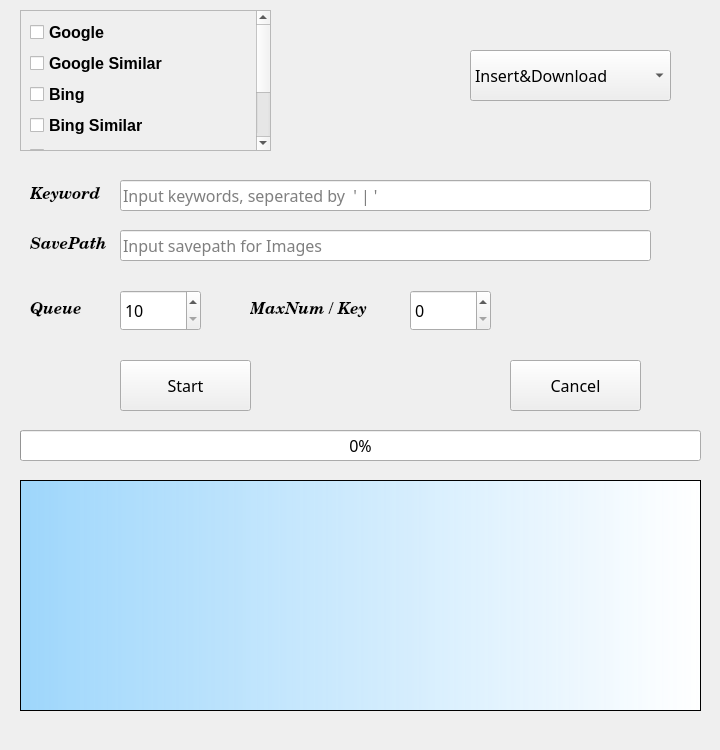
<?xml version="1.0" encoding="UTF-8"?>
<ui version="4.0">
 <class>Ui_MainWindow</class>
 <widget class="QMainWindow" name="Ui_MainWindow">
  <property name="geometry">
   <rect>
    <x>0</x>
    <y>0</y>
    <width>720</width>
    <height>750</height>
   </rect>
  </property>
  <property name="maximumSize">
   <size>
    <width>720</width>
    <height>750</height>
   </size>
  </property>
  <property name="font">
   <font>
    <family>幼圆</family>
    <pointsize>12</pointsize>
   </font>
  </property>
  <property name="windowTitle">
   <string>MainWindow</string>
  </property>
  <property name="windowIcon">
   <iconset>
    <normaloff>:/新前缀/Icon.jpg</normaloff>:/新前缀/Icon.jpg</iconset>
  </property>
  <property name="windowOpacity">
   <double>0.920000000000000</double>
  </property>
  <property name="autoFillBackground">
   <bool>true</bool>
  </property>
  <property name="styleSheet">
   <string notr="true">background-image: url();
</string>
  </property>
  <property name="iconSize">
   <size>
    <width>30</width>
    <height>30</height>
   </size>
  </property>
  <property name="toolButtonStyle">
   <enum>Qt::ToolButtonIconOnly</enum>
  </property>
  <widget class="QWidget" name="centralwidget">
   <widget class="QComboBox" name="comboBox">
    <property name="geometry">
     <rect>
      <x>470</x>
      <y>50</y>
      <width>201</width>
      <height>51</height>
     </rect>
    </property>
    <property name="styleSheet">
     <string notr="true">font: 12pt &quot;Arial Rounded MT Bold&quot;;</string>
    </property>
    <item>
     <property name="text">
      <string>Insert&amp;Download</string>
     </property>
    </item>
    <item>
     <property name="text">
      <string>Insert to DB</string>
     </property>
    </item>
    <item>
     <property name="text">
      <string>Download from DB</string>
     </property>
    </item>
   </widget>
   <widget class="QScrollArea" name="scrollArea">
    <property name="geometry">
     <rect>
      <x>20</x>
      <y>10</y>
      <width>251</width>
      <height>141</height>
     </rect>
    </property>
    <property name="styleSheet">
     <string notr="true"/>
    </property>
    <property name="widgetResizable">
     <bool>true</bool>
    </property>
    <widget class="QWidget" name="scrollAreaWidgetContents">
     <property name="geometry">
      <rect>
       <x>0</x>
       <y>0</y>
       <width>232</width>
       <height>201</height>
      </rect>
     </property>
     <layout class="QFormLayout" name="formLayout">
      <item row="1" column="0">
       <widget class="QCheckBox" name="checkBox_2">
        <property name="font">
         <font>
          <family>Microsoft YaHei UI</family>
          <weight>75</weight>
          <bold>true</bold>
         </font>
        </property>
        <property name="text">
         <string>Google Similar</string>
        </property>
       </widget>
      </item>
      <item row="2" column="0">
       <widget class="QCheckBox" name="checkBox_3">
        <property name="font">
         <font>
          <family>Microsoft YaHei UI</family>
          <weight>75</weight>
          <bold>true</bold>
         </font>
        </property>
        <property name="text">
         <string>Bing</string>
        </property>
       </widget>
      </item>
      <item row="3" column="0">
       <widget class="QCheckBox" name="checkBox_4">
        <property name="font">
         <font>
          <family>Microsoft YaHei UI</family>
          <weight>75</weight>
          <bold>true</bold>
         </font>
        </property>
        <property name="text">
         <string>Bing Similar</string>
        </property>
       </widget>
      </item>
      <item row="4" column="0">
       <widget class="QCheckBox" name="checkBox_5">
        <property name="enabled">
         <bool>false</bool>
        </property>
        <property name="font">
         <font>
          <family>Microsoft YaHei UI</family>
          <weight>75</weight>
          <bold>true</bold>
         </font>
        </property>
        <property name="text">
         <string>Flickr</string>
        </property>
        <property name="checkable">
         <bool>true</bool>
        </property>
       </widget>
      </item>
      <item row="5" column="0">
       <widget class="QCheckBox" name="checkBox_6">
        <property name="enabled">
         <bool>false</bool>
        </property>
        <property name="font">
         <font>
          <family>Microsoft YaHei UI</family>
          <weight>75</weight>
          <bold>true</bold>
         </font>
        </property>
        <property name="text">
         <string>Instagram</string>
        </property>
       </widget>
      </item>
      <item row="6" column="0">
       <widget class="QCheckBox" name="checkBox_7">
        <property name="enabled">
         <bool>false</bool>
        </property>
        <property name="font">
         <font>
          <family>Microsoft YaHei UI</family>
          <weight>75</weight>
          <bold>true</bold>
         </font>
        </property>
        <property name="text">
         <string>GettyImage</string>
        </property>
       </widget>
      </item>
      <item row="0" column="0">
       <widget class="QCheckBox" name="checkBox_1">
        <property name="font">
         <font>
          <family>Microsoft YaHei UI</family>
          <weight>75</weight>
          <bold>true</bold>
         </font>
        </property>
        <property name="text">
         <string>Google</string>
        </property>
       </widget>
      </item>
     </layout>
    </widget>
   </widget>
   <widget class="QPushButton" name="start">
    <property name="geometry">
     <rect>
      <x>120</x>
      <y>360</y>
      <width>131</width>
      <height>51</height>
     </rect>
    </property>
    <property name="styleSheet">
     <string notr="true">font: 87 italic 16pt &quot;Bodoni MT Black&quot;;
</string>
    </property>
    <property name="text">
     <string>Start</string>
    </property>
   </widget>
   <widget class="QSpinBox" name="queueNum">
    <property name="geometry">
     <rect>
      <x>120</x>
      <y>290</y>
      <width>81</width>
      <height>41</height>
     </rect>
    </property>
    <property name="minimum">
     <number>10</number>
    </property>
    <property name="maximum">
     <number>48</number>
    </property>
   </widget>
   <widget class="QLabel" name="label_7">
    <property name="geometry">
     <rect>
      <x>30</x>
      <y>300</y>
      <width>51</width>
      <height>20</height>
     </rect>
    </property>
    <property name="font">
     <font>
      <family>Century Schoolbook</family>
      <pointsize>12</pointsize>
      <weight>75</weight>
      <italic>true</italic>
      <bold>true</bold>
     </font>
    </property>
    <property name="text">
     <string>Queue</string>
    </property>
   </widget>
   <widget class="QProgressBar" name="progressBar">
    <property name="geometry">
     <rect>
      <x>20</x>
      <y>430</y>
      <width>681</width>
      <height>31</height>
     </rect>
    </property>
    <property name="font">
     <font>
      <family>楷体</family>
      <pointsize>12</pointsize>
      <weight>50</weight>
      <bold>false</bold>
     </font>
    </property>
    <property name="value">
     <number>0</number>
    </property>
    <property name="alignment">
     <set>Qt::AlignLeading|Qt::AlignLeft|Qt::AlignVCenter</set>
    </property>
    <property name="textVisible">
     <bool>true</bool>
    </property>
    <property name="orientation">
     <enum>Qt::Horizontal</enum>
    </property>
    <property name="invertedAppearance">
     <bool>false</bool>
    </property>
   </widget>
   <widget class="QLineEdit" name="keyword">
    <property name="geometry">
     <rect>
      <x>120</x>
      <y>180</y>
      <width>531</width>
      <height>31</height>
     </rect>
    </property>
    <property name="font">
     <font>
      <family>幼圆</family>
      <pointsize>12</pointsize>
      <weight>50</weight>
      <bold>false</bold>
     </font>
    </property>
    <property name="toolTip">
     <string>&lt;html&gt;&lt;head/&gt;&lt;body&gt;&lt;p align=&quot;center&quot;&gt;Different Keys Split With &amp;quot;|&amp;quot;&lt;/p&gt;&lt;/body&gt;&lt;/html&gt;</string>
    </property>
    <property name="whatsThis">
     <string/>
    </property>
    <property name="text">
     <string/>
    </property>
    <property name="readOnly">
     <bool>false</bool>
    </property>
    <property name="placeholderText">
     <string>Input keywords, seperated by  ' | ' </string>
    </property>
    <property name="clearButtonEnabled">
     <bool>true</bool>
    </property>
   </widget>
   <widget class="QLabel" name="label_4">
    <property name="geometry">
     <rect>
      <x>30</x>
      <y>170</y>
      <width>91</width>
      <height>51</height>
     </rect>
    </property>
    <property name="font">
     <font>
      <family>Century Schoolbook</family>
      <pointsize>12</pointsize>
      <weight>75</weight>
      <italic>true</italic>
      <bold>true</bold>
     </font>
    </property>
    <property name="text">
     <string>Keyword</string>
    </property>
   </widget>
   <widget class="QLineEdit" name="savepath">
    <property name="geometry">
     <rect>
      <x>120</x>
      <y>230</y>
      <width>531</width>
      <height>31</height>
     </rect>
    </property>
    <property name="font">
     <font>
      <family>幼圆</family>
      <pointsize>12</pointsize>
      <weight>50</weight>
      <bold>false</bold>
     </font>
    </property>
    <property name="text">
     <string/>
    </property>
    <property name="dragEnabled">
     <bool>false</bool>
    </property>
    <property name="placeholderText">
     <string>Input savepath for Images</string>
    </property>
    <property name="clearButtonEnabled">
     <bool>true</bool>
    </property>
   </widget>
   <widget class="QLabel" name="label_5">
    <property name="geometry">
     <rect>
      <x>30</x>
      <y>220</y>
      <width>91</width>
      <height>51</height>
     </rect>
    </property>
    <property name="font">
     <font>
      <family>Century Schoolbook</family>
      <pointsize>12</pointsize>
      <weight>75</weight>
      <italic>true</italic>
      <bold>true</bold>
     </font>
    </property>
    <property name="text">
     <string>SavePath</string>
    </property>
   </widget>
   <widget class="QSpinBox" name="imageNum">
    <property name="geometry">
     <rect>
      <x>410</x>
      <y>290</y>
      <width>81</width>
      <height>41</height>
     </rect>
    </property>
    <property name="minimum">
     <number>0</number>
    </property>
    <property name="maximum">
     <number>9999999</number>
    </property>
   </widget>
   <widget class="QLabel" name="label_6">
    <property name="geometry">
     <rect>
      <x>250</x>
      <y>300</y>
      <width>121</width>
      <height>20</height>
     </rect>
    </property>
    <property name="font">
     <font>
      <family>Century Schoolbook</family>
      <pointsize>12</pointsize>
      <weight>75</weight>
      <italic>true</italic>
      <bold>true</bold>
     </font>
    </property>
    <property name="text">
     <string>MaxNum / Key</string>
    </property>
   </widget>
   <widget class="QPlainTextEdit" name="plainTextEdit">
    <property name="geometry">
     <rect>
      <x>20</x>
      <y>480</y>
      <width>681</width>
      <height>231</height>
     </rect>
    </property>
    <property name="font">
     <font>
      <family>Microsoft YaHei UI</family>
      <pointsize>10</pointsize>
     </font>
    </property>
    <property name="styleSheet">
     <string notr="true">background-color: qlineargradient(spread:pad, x1:0, y1:0, x2:1, y2:0, stop:0 rgba(134, 207, 255, 196), stop:1 rgba(255, 255, 255, 255));</string>
    </property>
   </widget>
   <widget class="QPushButton" name="cancel">
    <property name="geometry">
     <rect>
      <x>510</x>
      <y>360</y>
      <width>131</width>
      <height>51</height>
     </rect>
    </property>
    <property name="autoFillBackground">
     <bool>true</bool>
    </property>
    <property name="styleSheet">
     <string notr="true">font: 87 italic 16pt &quot;Bodoni MT Black&quot;;</string>
    </property>
    <property name="text">
     <string>Cancel</string>
    </property>
   </widget>
  </widget>
 </widget>
 <resources>
  <include location="spider.qrc"/>
  <include location="icon.qrc"/>
 </resources>
 <connections>
  <connection>
   <sender>checkBox_2</sender>
   <signal>clicked(bool)</signal>
   <receiver>checkBox_1</receiver>
   <slot>setDisabled(bool)</slot>
   <hints>
    <hint type="sourcelabel">
     <x>78</x>
     <y>54</y>
    </hint>
    <hint type="destinationlabel">
     <x>77</x>
     <y>38</y>
    </hint>
   </hints>
  </connection>
  <connection>
   <sender>checkBox_4</sender>
   <signal>clicked(bool)</signal>
   <receiver>checkBox_3</receiver>
   <slot>setDisabled(bool)</slot>
   <hints>
    <hint type="sourcelabel">
     <x>58</x>
     <y>107</y>
    </hint>
    <hint type="destinationlabel">
     <x>63</x>
     <y>84</y>
    </hint>
   </hints>
  </connection>
 </connections>
</ui>
